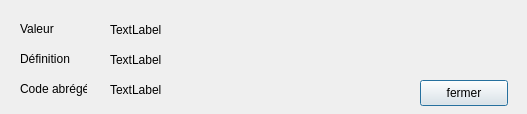
<?xml version="1.0" encoding="UTF-8"?>
<ui version="4.0">
 <class>InfoVariableMSA</class>
 <widget class="QDialog" name="InfoVariableMSA">
  <property name="geometry">
   <rect>
    <x>0</x>
    <y>0</y>
    <width>527</width>
    <height>114</height>
   </rect>
  </property>
  <property name="windowTitle">
   <string>Information sur les variables MSA</string>
  </property>
  <widget class="QPushButton" name="fermerboite">
   <property name="geometry">
    <rect>
     <x>420</x>
     <y>80</y>
     <width>88</width>
     <height>26</height>
    </rect>
   </property>
   <property name="text">
    <string>fermer</string>
   </property>
  </widget>
  <widget class="QLabel" name="label_valeur">
   <property name="geometry">
    <rect>
     <x>20</x>
     <y>20</y>
     <width>67</width>
     <height>18</height>
    </rect>
   </property>
   <property name="text">
    <string>Valeur</string>
   </property>
  </widget>
  <widget class="QLabel" name="Vchemin">
   <property name="geometry">
    <rect>
     <x>110</x>
     <y>20</y>
     <width>391</width>
     <height>20</height>
    </rect>
   </property>
   <property name="text">
    <string>TextLabel</string>
   </property>
  </widget>
  <widget class="QLabel" name="label_definition">
   <property name="geometry">
    <rect>
     <x>20</x>
     <y>50</y>
     <width>67</width>
     <height>18</height>
    </rect>
   </property>
   <property name="text">
    <string>Définition</string>
   </property>
  </widget>
  <widget class="QLabel" name="Vdefinition">
   <property name="geometry">
    <rect>
     <x>110</x>
     <y>50</y>
     <width>391</width>
     <height>20</height>
    </rect>
   </property>
   <property name="text">
    <string>TextLabel</string>
   </property>
  </widget>
  <widget class="QLabel" name="label_code">
   <property name="geometry">
    <rect>
     <x>20</x>
     <y>80</y>
     <width>67</width>
     <height>18</height>
    </rect>
   </property>
   <property name="text">
    <string>Code abrégé</string>
   </property>
  </widget>
  <widget class="QLabel" name="Vcode">
   <property name="geometry">
    <rect>
     <x>110</x>
     <y>80</y>
     <width>121</width>
     <height>20</height>
    </rect>
   </property>
   <property name="text">
    <string>TextLabel</string>
   </property>
  </widget>
 </widget>
 <resources/>
 <connections/>
</ui>
